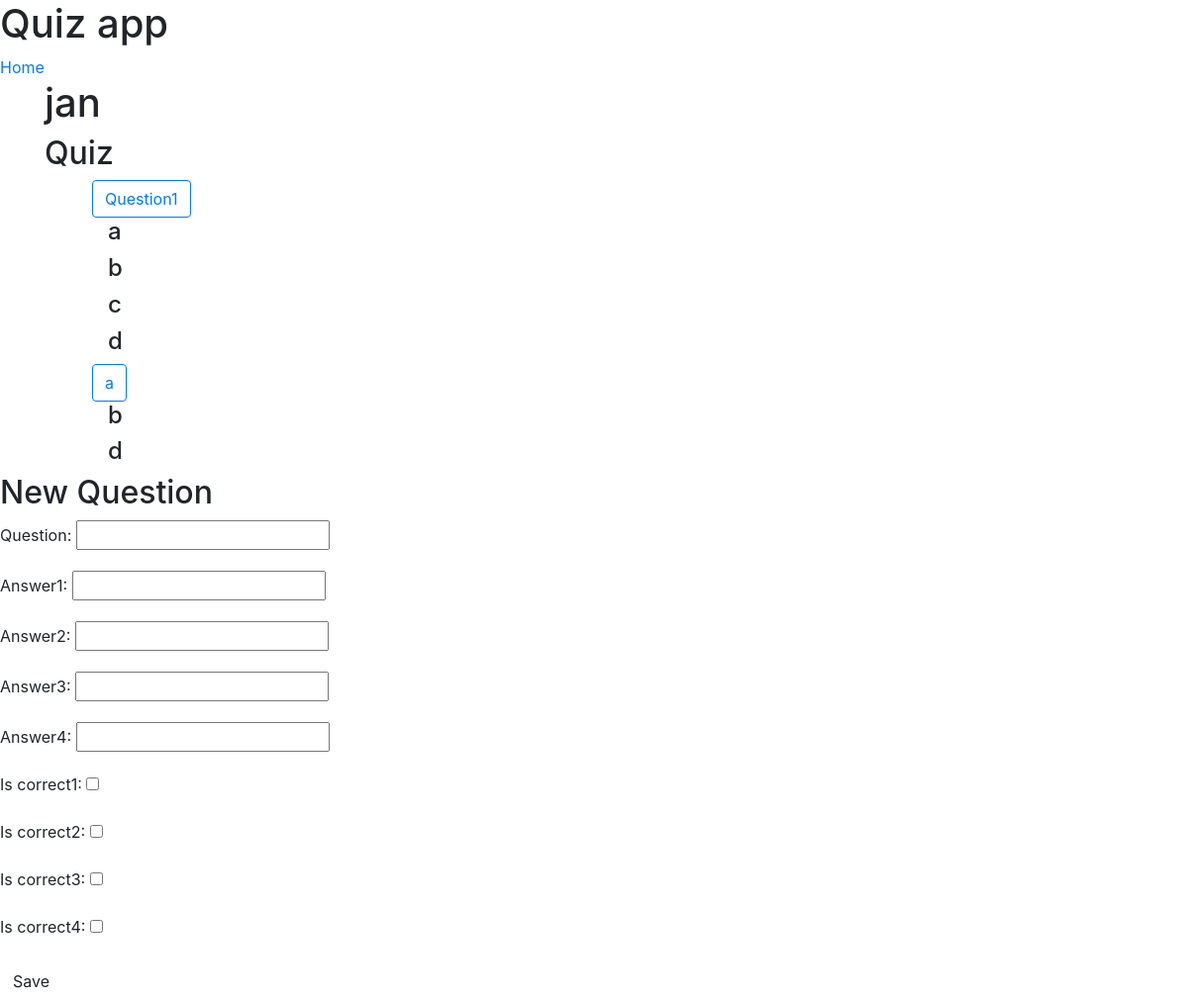
Page /addquestion/5 on the committed database.
### quiz/models.py (models this page shows, shortened)
class Quiz(models.Model):
    author = models.ForeignKey(User, null=True, on_delete=models.SET_NULL)
    title = models.CharField(max_length=100)
    is_active = models.BooleanField(default=False)

class Question(models.Model):
    quiz = models.ForeignKey(Quiz, on_delete=models.CASCADE)
    question = models.TextField()

class Answer(models.Model):
    question = models.ForeignKey(Question, on_delete=models.CASCADE)
    answer = models.TextField()
    is_correct = models.BooleanField(default=False)

### quiz/views.py (the view)
# urls.py: path('addquestion/<int:quizid>', views.addQuestion, name='Quiz-AddQuestion'),
def addQuestion(request, quizid):
    quiz = Quiz.objects.get(pk=quizid)
    if request.method == "POST":
        form = QuestionForm(request.POST)
        if form.is_valid():
            q = quiz.question_set.create(
                question=form.cleaned_data['question'])
            a1 = q.answer_set.create(
                answer=form.cleaned_data['answer1'], is_correct=form.cleaned_data['is_correct1'])
            a2 = q.answer_set.create(
                answer=form.cleaned_data['answer2'],  is_correct=form.cleaned_data['is_correct2'])
            q.save()
            a1.save()
            a2.save()
            if form.cleaned_data['answer3']:
                a3 = q.answer_set.create(
                    answer=form.cleaned_data['answer3'], is_correct=form.cleaned_data['is_correct3'])
                a3.save()
            if form.cleaned_data['answer4']:
                a4 = q.answer_set.create(
                    answer=form.cleaned_data['answer4'], is_correct=form.cleaned_data['is_correct4'])
                a4.save()
        else:
            error_msg = form._errors.get('no_correct_answer', None)
            if error_msg is not None:
                messages.error(request, error_msg)
    else:
        form = QuestionForm()
    context = {
        'form': form,
        'quiz': Quiz.objects.get(pk=quizid),
        'questions': Quiz.objects.get(pk=quizid).question_set.all()
    }
    return render(request, 'quiz/addquestion.html', context)

### quiz/forms.py (shortened to what this page needs)
class QuestionForm(forms.Form):
    question = forms.CharField(required=True)
    answer1 = forms.CharField(required=True)
    answer2 = forms.CharField(required=True)
    answer3 = forms.CharField(required=False)
    answer4 = forms.CharField(required=False)
    is_correct1 = forms.BooleanField(required=False)
    is_correct2 = forms.BooleanField(required=False)
    is_correct3 = forms.BooleanField(required=False)
    is_correct4 = forms.BooleanField(required=False)

### quiz/templates/quiz/addquestion.html (shortened to what this page needs)
{% extends 'quiz/base.html' %}
{% block content %}
    <div class="container">
        <h1>{{ quiz.author }}</h1>
        <h2>{{ quiz.title }}</h2>
        <div class="ml-5">
            {% for question in questions %}
                <a href="/question/{{ question.id }}" class="btn btn-outline-primary">{{ question.question }}</a>
                <div class="ml-3">
                    {% for answer in question.answer_set.all %}
                        <h4>{{ answer.answer }}</h4>
                    {% endfor %}
                </div>
            {% endfor %}
        </div>
    </div>
    <h2>New Question</h2>
    <form method="POST" class="post-form">
        {{ form.as_p }}
        <button type="submit" class="save btn btn-default">Save</button>
    </form>
{% endblock %}

### rows in the picture
Quiz: author "jan", title "Quiz"
Question: question "Question1"
Answer: answer "a"
Answer: answer "b"
Answer: answer "c"
Answer: answer "d"
Question: question "a"
Answer: answer "b"
Answer: answer "d"
